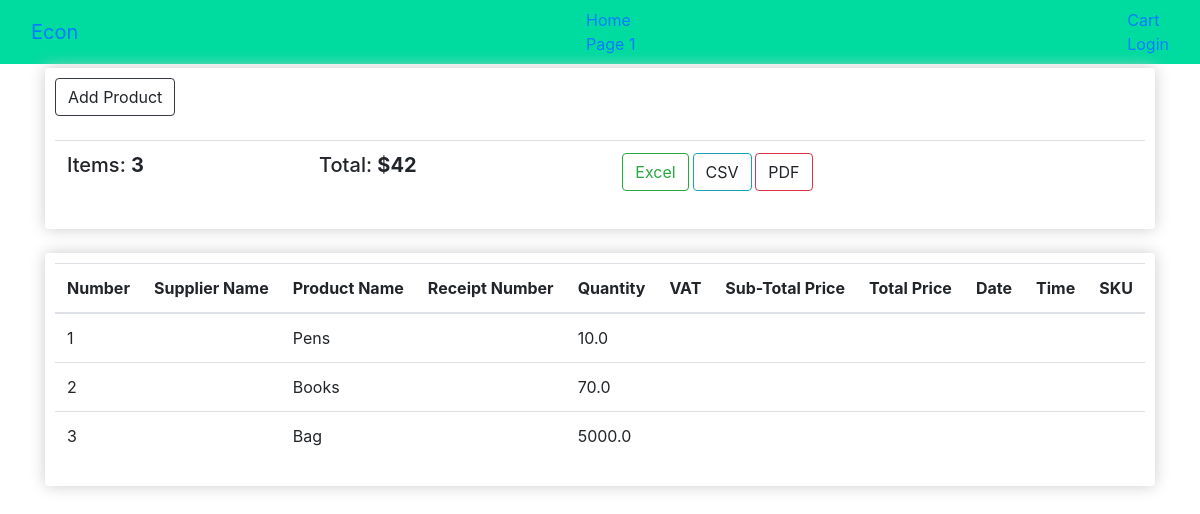
The app's page /supplier/ with its own data.
### products/models.py (models this page shows, shortened)
class Product(models.Model):
    name = models.CharField(max_length=100)
    date_added = models.DateField(auto_now_add = True)
    price = models.FloatField(max_length=100)
    added_by = models.ForeignKey(User, on_delete=models.CASCADE)
    in_store = models.BooleanField(default="True")

### suppliers/views.py (the view)
# urls.py: path('', views.product_view)
def product_view(request):
    supplier_products = Product.objects.all()
    return render(request, 'suppliers/index.html', {'products': supplier_products})

### templates/suppliers/index.html (shortened to what this page needs)
{% extends 'base_layout.html' %} {% block content %}
<div class="row mt-1">
    <div class="col-md-12">
        <div class="box-element">
            <a class="btn btn-outline-dark" data-toggle="modal" data-target="#myModal"> Add Product</a>
            <br>
            <br>
            <table class="table">
                <tr>
                    <th>
                        <h5>Items: <strong>3</strong></h5>
                    </th>
                    <th>
                        <h5>Total: <strong>$42</strong></h5>
                    </th>
                    <th>
                        <a class="btn btn-outline-success excel" href="{% url 'cart:checkout'%}">Excel</a>
                        <a class="btn btn-outline-info csv">CSV</a>
                        <a class="btn btn-outline-danger pdf">PDF</a>
                    </th>
                </tr>
            </table>
        </div>
        <br>
    </div>
    <div class="col-md-12 ">
        <div class="box-element">
            <table class="table">
                <thead>
                    <tr>
                        <th>Number</th>
                        <th>Supplier Name</th>
                        <th>Product Name</th>
                        <th>Receipt Number</th>
                        <th>Quantity</th>
                        <th>VAT</th>
                        <th>Sub-Total Price</th>
                        <th>Total Price</th>
                        <th>Date</th>
                        <th>Time</th>
                        <th>SKU</th>
                    </tr>
                </thead>
        </div>
        <tbody id="table_result">
            {% for product in products%}
            <tr>
                <td>{{product.id}}</td>
                <td>{{supplier.name}}</td>
                <td>{{product.name}}</td>
                <td>{{product.quantity}}</td>
                <td>{{product.price}}</td>
                <td></td>
                <td></td>
                <td></td>
                <td></td>
                <td></td>
                <td></td>
            </tr>
            {% endfor %}
        </tbody>
    </div>
</div>
</div>
{% endblock content %}

### static/styles.css (style rules this page uses)
.box-element { box-shadow: hsl(0, 0%, 80%) 0 0 16px; background-color: #fff; border-radius: 4px; padding: 10px; }

### records on screen
Product: id "1", name "Pens", price "10.0"
Product: id "2", name "Books", price "70.0"
Product: id "3", name "Bag", price "5000.0"
